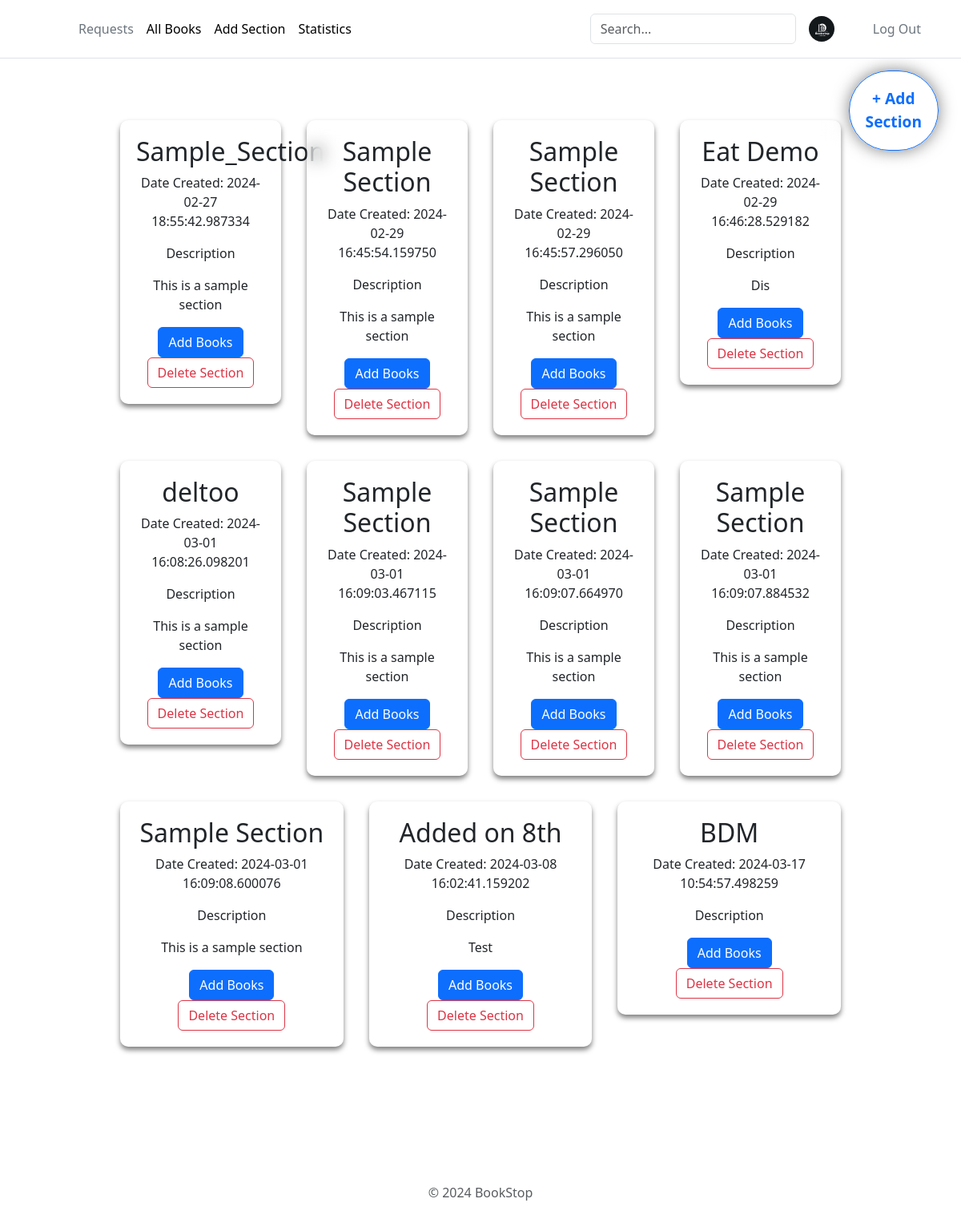
The app's page /add-section (signed in), older data.
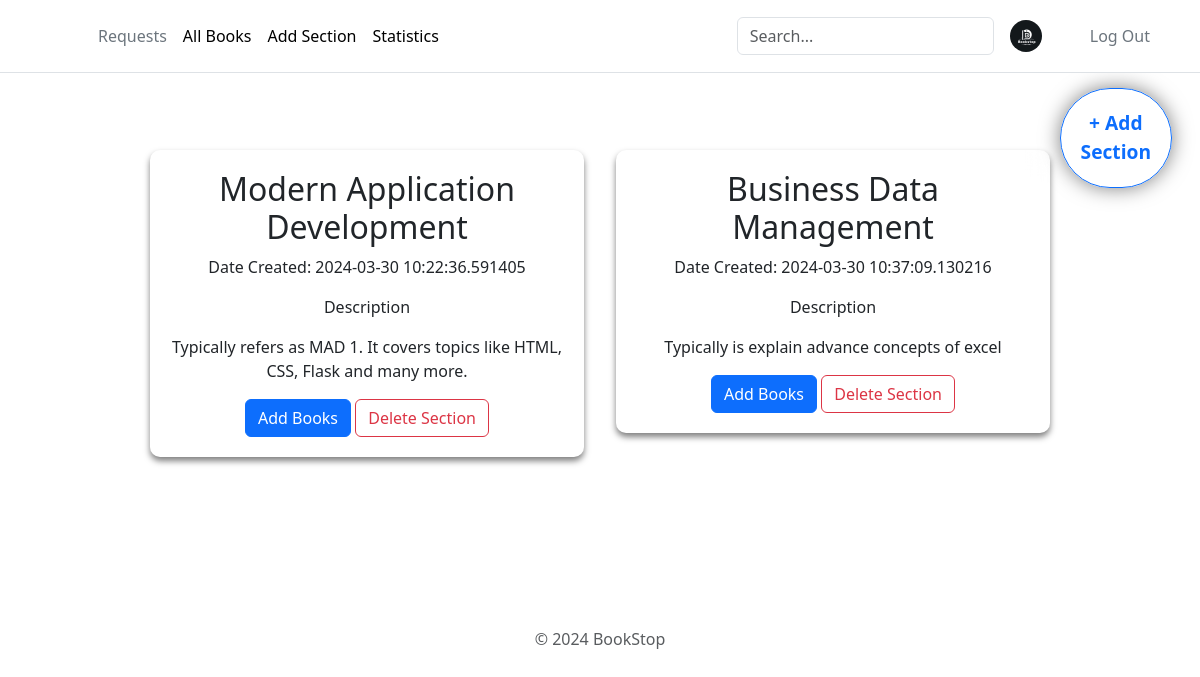
The same page, newer data.
### app/models.py (models this page shows)
class Section(db.Model):
    __tablename__ = 'section'
    SectionId = db.Column(db.Integer, autoincrement=True, primary_key=True)
    Title = db.Column(db.String(50), nullable=False)
    CreatedDate = db.Column(db.DateTime, nullable=False, default=datetime.datetime.utcnow)
    Description = db.Column(db.Text, nullable=False)
    ImageLink = db.Column(db.String(255))

### app/routes.py (the view)
@app.route("/add-section", methods = ["GET","POST"])
def addSection():
    if 'admin_id' not in session:
        return redirect(url_for('librarianLogin'))
    if request.method == 'POST':
        data = request.form.to_dict()
        section = Section(Title=data['section'], Description=data['text'])
        db.session.add(section)
        db.session.commit()
        section = Section.query.all()
        return render_template("add-section.html", section = section)
    else:
        section = Section.query.all()
        return render_template("add-section.html", section = section)

### app/templates/add-section.html (shortened to what this page needs)
<!DOCTYPE html>
<html lang="en">
  <head>
    <link rel="stylesheet" href="/static/add-section.css" />
    {% include 'bootstrap.html' %}
  </head>
  <body>
    <div>
      {% include 'headerAdmin.html' %}
      <div>
        <button type="button" id="addSection" class="btn btn-outline-primary">
          + Add<br />Section
        </button>
        <div class="main-container">
          {% for sec in section %}
          <div class="section-container" id="{{ sec.SectionId }}">
            <h2>{{ sec.Title }}</h2>
            <p>Date Created: {{ sec.CreatedDate }}</p>
            <div>
              <p>Description</p>
              <p>{{ sec.Description }}</p>
            </div>
            <button
              type="button"
              id="addBook{{ sec.SectionId }}"
              class="btn btn-primary"
            >
              Add Books
            </button>
            <form
              action="{{ url_for('deleteSection', sectionId=sec.SectionId) }}"
              method="post"
              style="display: inline"
            >
              <button type="submit" class="btn btn-outline-danger">
                Delete Section
              </button>
            </form>
          </div>
          {% include 'addBookPopup.html' %}{% endfor %}
        </div>
      </div>
      {% include 'footer.html' %}
    </div>
  </body>
</html>

Row changes from the older to the newer data that the page shows:
removed Section: Title "Sample_Section", CreatedDate "2024-02-27 18:55:42.987334", Description "This is a sample section"
removed Section: Title "Sample Section", CreatedDate "2024-02-29 16:45:54.159750", Description "This is a sample section"
removed Section: Title "Sample Section", CreatedDate "2024-02-29 16:45:57.296050", Description "This is a sample section"
removed Section: Title "Eat Demo", CreatedDate "2024-02-29 16:46:28.529182", Description "Dis"
removed Section: Title "deltoo", CreatedDate "2024-03-01 16:08:26.098201", Description "This is a sample section"
removed Section: Title "Sample Section", CreatedDate "2024-03-01 16:09:03.467115", Description "This is a sample section"
removed Section: Title "Sample Section", CreatedDate "2024-03-01 16:09:07.664970", Description "This is a sample section"
removed Section: Title "Sample Section", CreatedDate "2024-03-01 16:09:07.884532", Description "This is a sample section"
removed Section: Title "Sample Section", CreatedDate "2024-03-01 16:09:08.600076", Description "This is a sample section"
removed Section: Title "Added on 8th", CreatedDate "2024-03-08 16:02:41.159202", Description "Test"
removed Section: Title "BDM", CreatedDate "2024-03-17 10:54:57.498259"
added Section: Title "Modern Application Development", CreatedDate "2024-03-30 10:22:36.591405", Description "Typically refers as MAD 1. It covers topics like HTML, CSS, Flask and many more."
added Section: Title "Business Data Management", CreatedDate "2024-03-30 10:37:09.130216", Description "Typically is explain advance concepts of excel"
